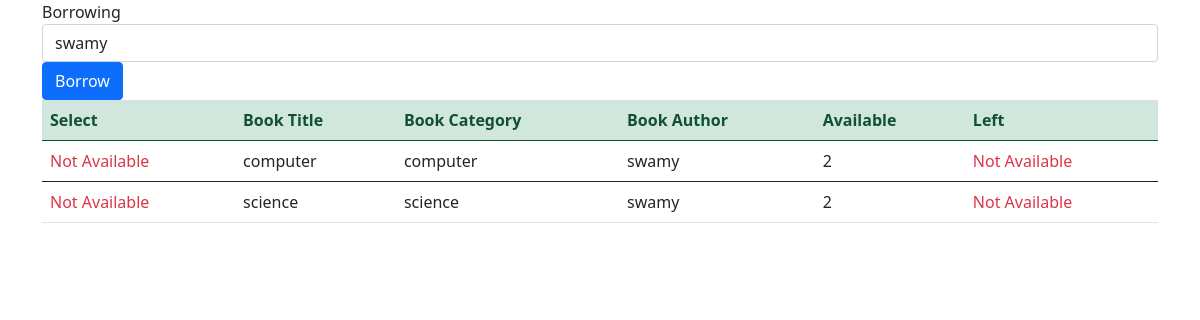
Page /b on the committed database.
### libray_app/models.py (models this page shows)
class Book(models.Model):
    title = models.CharField(max_length=100)
    category = models.ManyToManyField(Category,related_name='book_category')
    cover = models.CharField(max_length=100)
    author = models.CharField(max_length=100)
    available = models.IntegerField(default=0)

class Category(models.Model):
    title = models.CharField(max_length=100)

### libray_app/views.py (the view, shortened to what this page needs)
# urls.py: path('b',borrow,name='borrow'),
def borrow(request):
    student = Student.objects.all()
    books = Book.objects.all()
    data = []
    for book in books:
        left = Borrow.objects.filter(status='Borrowed', book__title=book.title).aggregate(Sum('qty'))
        if left['qty__sum'] is None:
            l = 0
        else:
            l = int(left['qty__sum'])
        data.append(book.available - l)
    context = {
        'student': student,
        'data': zip(books, data)
    }
    return render(request, 'borrow.html', context)

### templates/borrow.html (shortened to what this page needs)
{% extends 'base.html' %}
{% block content %}
<div class="container">
        <div class="alert-heading ">Borrowing</div>
        <form action="" method="post">
               <select class="form-control" name="student_id" id="student">
                    {% for s in student %}
    <option value="{{ s.id }}">{{ s.s_firstname }}</option>
{% endfor %}
  </select>
         <div class="form-group pull-right">
                <button name="save_borrow" class="btn btn-primary">
                    Borrow
                </button>
            </div>
            <table id="table" class="table table-stripped">
                <thead class="alert-success">
                <tr>
                    <th>Select</th>
                    <th>Book Title</th>
                    <th>Book Category</th>
                    <th>Book Author</th>
                    <th>Available</th>
                    <th>Left</th>
                </tr>
                </thead>
             {% for book,data1 in data %}
                <tbody>
                <tr>
                    <td>
                    {% if data1 == 0 %}
                        <label class="text-danger">Not Available</label>
                        {% else %}
                          <input type="hidden"name="book_id" value="{{ book.id }}">
                        <input type="checkbox" name="select" value="{{ book.id }}" id="">
                    {% endif %}
                    </td>
                   <td>{{book.title}}</td>
                        <td>{{ book.category.all.0.title}}</td>
                        <td>{{ book.author }}</td>
                        <td>{{ book.available }}</td>
                    <td>
                    {% if data1 == 0 %}
                        <label class="text-danger">Not Available</label>
                        {% else %}
                    {{ data1 }}
                    {% endif %}
                    </td>
                        {% endfor %}
                </tr>
                </tbody>
            </table>
        </form>
    </div>
{% endblock %}

### rows in the picture
Book: title "computer", category.all.0 "computer", author "swamy", available "2"
Book: title "science", category.all.0 "science", author "swamy", available "2"

### other values in the picture
form field student_id "swamy"
